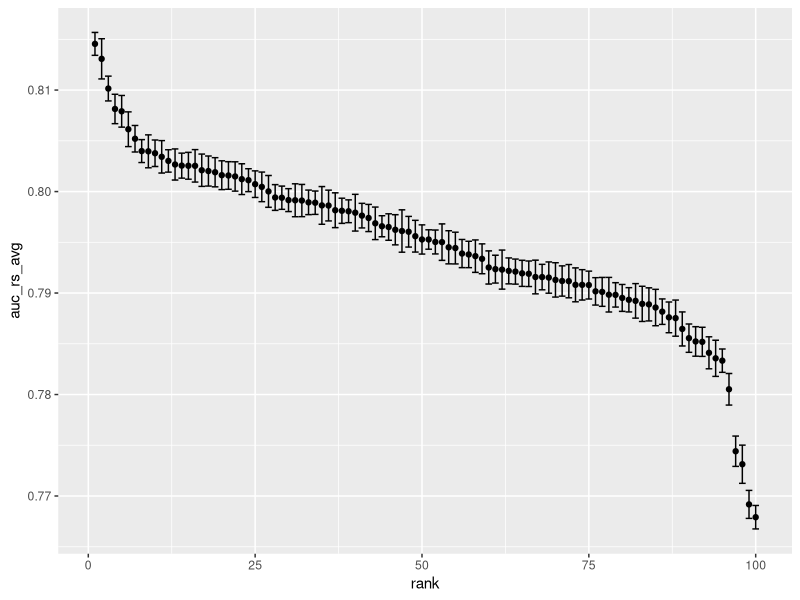

This chart was generated by the following R code: (Note: this script raises an error after producing the figure.)
## ---- chunk 1

library(data.table)
library(dplyr)
library(ggplot2)

d_pm_res <- fread("res.csv")


d_pm_res %>% mutate(rank = dense_rank(desc(auc_rs_avg))) %>% ggplot() + geom_point(aes(x = rank, y = auc_rs_avg)) +
  geom_errorbar(aes(x = rank, ymin = auc_rs_avg-auc_rs_std, ymax = auc_rs_avg+auc_rs_std), width = 1)

d_pm_res %>% ggplot(aes(x = auc_test_avg, y = auc_rs_avg)) + geom_point() +
  geom_errorbar(aes(ymin = auc_rs_avg-auc_rs_std, ymax = auc_rs_avg+auc_rs_std), width = 0.0003) +
  geom_abline(slope = 1, color = "grey70") +
  geom_errorbarh(aes(xmin = auc_test_avg-auc_test_sd, xmax = auc_test_avg+auc_test_sd), height = 0.0003)

auc_test_top <- sort(d_pm_res$auc_test_avg, decreasing = TRUE)[10]
d_pm_res %>% mutate(rank = dense_rank(desc(auc_rs_avg))) %>% mutate(is_top = auc_test_avg>=auc_test_top) %>%
  ggplot(aes(color = is_top)) + geom_point(aes(x = rank, y = auc_rs_avg)) +
  geom_errorbar(aes(x = rank, ymin = auc_rs_avg-auc_rs_std, ymax = auc_rs_avg+auc_rs_std), width = 0.3)
